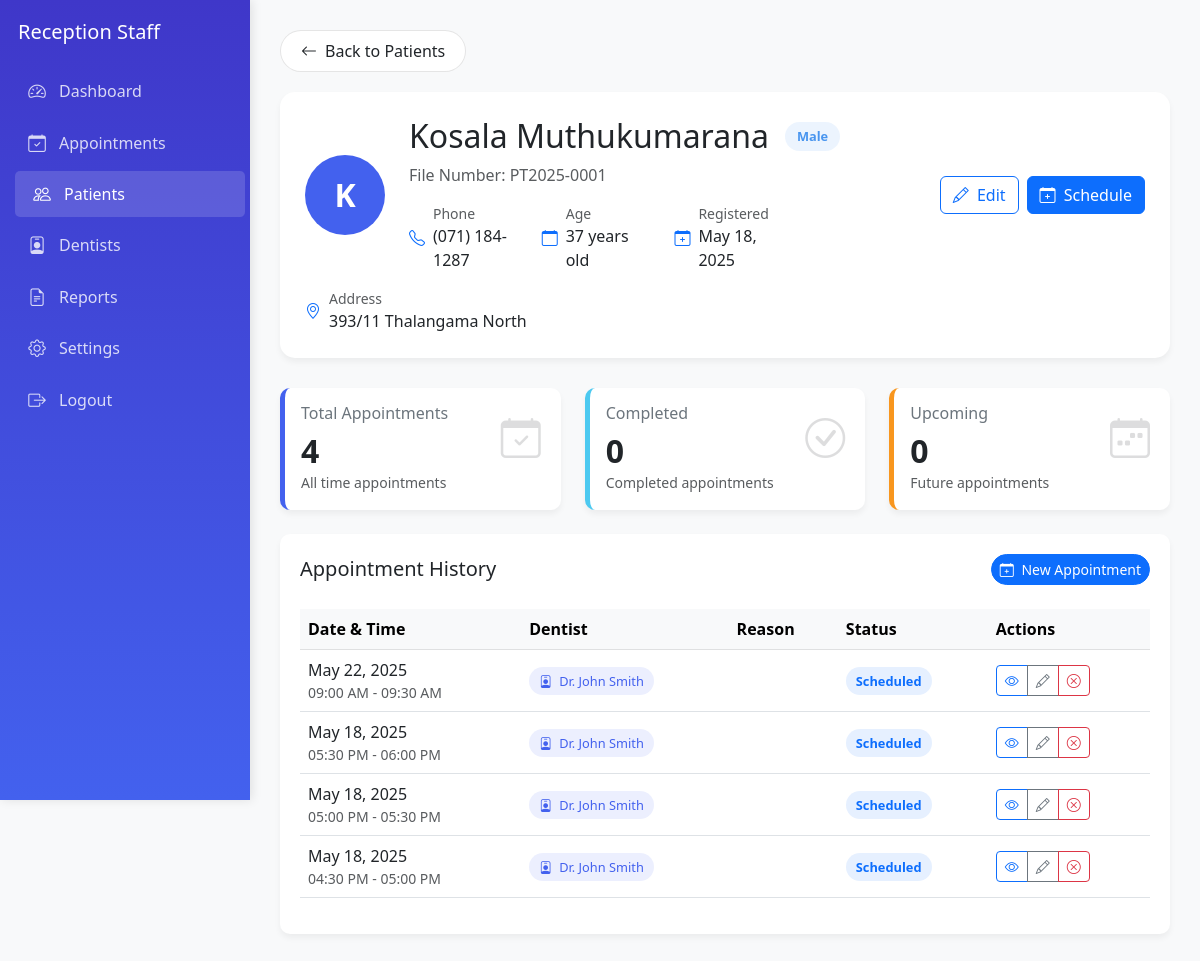
Page /DenTec/dashboard/staff/patient_profile.php?id=2 (signed in) on the committed database.
### tables this page shows
CREATE TABLE `patients` (
  `patient_id` int(11) NOT NULL,
  `file_number` varchar(20) NOT NULL,
  `photo` varchar(255) DEFAULT NULL,
  `first_name` varchar(50) NOT NULL,
  `last_name` varchar(50) NOT NULL,
  `gender` enum('Male','Female','Other') NOT NULL,
  `date_of_birth` date NOT NULL,
  `phone` varchar(20) NOT NULL,
  `email` varchar(100) DEFAULT NULL,
  `address` text DEFAULT NULL,
  `city` varchar(50) DEFAULT NULL,
  `state` varchar(50) DEFAULT NULL,
  `postal_code` varchar(20) DEFAULT NULL,
  `blood_group` varchar(5) DEFAULT NULL,
  `allergies` text DEFAULT NULL,
  `medical_history` text DEFAULT NULL,
  `created_at` timestamp NOT NULL DEFAULT current_timestamp(),
  `updated_at` timestamp NOT NULL DEFAULT current_timestamp() ON UPDATE current_timestamp()
);

CREATE TABLE `appointments` (
  `appointment_id` int(11) NOT NULL,
  `patient_id` int(11) NOT NULL,
  `dentist_id` int(11) NOT NULL,
  `scheduled_date` date NOT NULL,
  `start_time` time NOT NULL,
  `end_time` time NOT NULL,
  `status` enum('Scheduled','Completed','Canceled','No-Show') DEFAULT 'Scheduled',
  `reason` text DEFAULT NULL,
  `notes` text DEFAULT NULL,
  `created_by` int(11) NOT NULL,
  `created_at` timestamp NOT NULL DEFAULT current_timestamp(),
  `updated_at` timestamp NOT NULL DEFAULT current_timestamp() ON UPDATE current_timestamp()
);

CREATE TABLE `users` (
  `user_id` int(11) NOT NULL,
  `username` varchar(50) NOT NULL,
  `password_hash` varchar(255) NOT NULL,
  `full_name` varchar(100) NOT NULL,
  `email` varchar(100) NOT NULL,
  `role` enum('admin','dentist','staff') NOT NULL,
  `is_active` tinyint(1) DEFAULT 1,
  `last_login` datetime DEFAULT NULL,
  `created_at` timestamp NOT NULL DEFAULT current_timestamp(),
  `updated_at` timestamp NOT NULL DEFAULT current_timestamp() ON UPDATE current_timestamp()
);

### DenTec/dashboard/staff/patient_profile.php (the view, shortened to what this page needs)
<?php
include '../../includes/db_connect.php';
function executeQuery($conn, $query) {
    $result = $conn->query($query);
    return $result;
}
$patient_id = isset($_GET['id']) ? (int)$_GET['id'] : 0;
$patient_query = "SELECT * FROM patients WHERE patient_id = ?";
$stmt = $conn->prepare($patient_query);
$stmt->bind_param("i", $patient_id);
$stmt->execute();
$patient_result = $stmt->get_result();
$patient = $patient_result->fetch_assoc();
$appointments_query = "
    SELECT
        a.appointment_id,
        a.scheduled_date,
        a.start_time,
        a.end_time,
        u.full_name AS dentist_name,
        a.status,
        a.reason,
        a.created_at
    FROM appointments a
    JOIN users u ON a.dentist_id = u.user_id
    WHERE a.patient_id = ?
    ORDER BY a.scheduled_date DESC, a.start_time DESC
    LIMIT 10
";
$stmt = $conn->prepare($appointments_query);
$stmt->bind_param("i", $patient_id);
$stmt->execute();
$appointments = $stmt->get_result();
$total_appointments = executeQuery($conn, "SELECT COUNT(*) AS total FROM appointments WHERE patient_id = $patient_id");
$completed_appointments = executeQuery($conn, "SELECT COUNT(*) AS total FROM appointments WHERE patient_id = $patient_id AND status = 'Completed'");
$upcoming_appointments = executeQuery($conn, "SELECT COUNT(*) AS total FROM appointments WHERE patient_id = $patient_id AND scheduled_date > CURDATE()");
$total_appts = $total_appointments ? $total_appointments->fetch_assoc()['total'] : 0;
$completed_appts = $completed_appointments ? $completed_appointments->fetch_assoc()['total'] : 0;
$upcoming_appts = $upcoming_appointments ? $upcoming_appointments->fetch_assoc()['total'] : 0;
$dob = new DateTime($patient['date_of_birth']);
$now = new DateTime();
$age = $now->diff($dob)->y;
?>
<!DOCTYPE html>
<html lang="en">
<head>
  <link href="https://cdn.jsdelivr.net/npm/bootstrap@5.3.0/dist/css/bootstrap.min.css" rel="stylesheet" />
  <link href="https://cdn.jsdelivr.net/npm/bootstrap-icons@1.10.5/font/bootstrap-icons.css" rel="stylesheet" />
</head>
<body>
  <div class="d-flex">
    <div class="sidebar">
      <h5 class="text-white mb-4 ps-2"><?php echo htmlspecialchars($_SESSION['full_name'] ?? ''); ?></h5>
      <a href="index.php">
        <i class="bi bi-speedometer2"></i>
        <span>Dashboard</span>
      </a>
      <a href="schedule_appointment.php">
        <i class="bi bi-calendar-check"></i>
        <span>Appointments</span>
      </a>
      <a href="patient.php" class="active">
        <i class="bi bi-people"></i>
        <span>Patients</span>
      </a>
      <a href="#">
        <i class="bi bi-person-badge"></i>
        <span>Dentists</span>
      </a>
      <a href="#">
        <i class="bi bi-file-earmark-text"></i>
        <span>Reports</span>
      </a>
      <a href="#">
        <i class="bi bi-gear"></i>
        <span>Settings</span>
      </a>
      <a href="../../logout.php" class="mt-auto">
        <i class="bi bi-box-arrow-right"></i>
        <span>Logout</span>
      </a>
    </div>
    <div class="main flex-fill">
      <a href="patient.php" class="back-button">
        <i class="bi bi-arrow-left me-2"></i> Back to Patients
      </a>
      <div class="patient-info-card">
        <div class="row align-items-center">
          <div class="col-auto">
            <div class="avatar">
              <?php echo strtoupper(substr($patient['first_name'], 0, 1)); ?>
            </div>
          </div>
          <div class="col">
            <div class="d-flex align-items-center gap-3 mb-2">
              <h2 class="mb-0"><?php echo htmlspecialchars($patient['first_name'] . ' ' . $patient['last_name']); ?></h2>
              <span class="gender-badge <?php echo $patient['gender'] === 'Male' ? 'gender-male' : 'gender-female'; ?>">
                <?php echo $patient['gender']; ?>
              </span>
            </div>
            <p class="text-muted mb-3">File Number: <?php echo htmlspecialchars($patient['file_number']); ?></p>
            <div class="row g-4">
              <div class="col-md-3">
                <div class="d-flex align-items-center">
                  <i class="bi bi-telephone me-2 text-primary"></i>
                  <div>
                    <small class="text-muted d-block">Phone</small>
                    <span><?php echo htmlspecialchars($patient['phone']); ?></span>
                  </div>
                </div>
              </div>
              <div class="col-md-3">
                <div class="d-flex align-items-center">
                  <i class="bi bi-calendar me-2 text-primary"></i>
                  <div>
                    <small class="text-muted d-block">Age</small>
                    <span><?php echo $age; ?> years old</span>
                  </div>
                </div>
              </div>
              <div class="col-md-3">
                <div class="d-flex align-items-center">
                  <i class="bi bi-calendar-plus me-2 text-primary"></i>
                  <div>
                    <small class="text-muted d-block">Registered</small>
                    <span><?php echo date('M j, Y', strtotime($patient['created_at'])); ?></span>
                  </div>
                </div>
              </div>
            </div>
          </div>
          <div class="col-auto">
            <div class="d-flex gap-2">
              <a href="edit_patient.php?id=<?php echo $patient_id; ?>" class="btn btn-outline-primary">
                <i class="bi bi-pencil me-1"></i> Edit
              </a>
              <a href="schedule_appointment.php?patient_id=<?php echo $patient_id; ?>" class="btn btn-primary">
                <i class="bi bi-calendar-plus me-1"></i> Schedule
              </a>
            </div>
          </div>
        </div>
        <?php if (!empty($patient['address'])): ?>
        <div class="row mt-3">
          <div class="col-12">
            <div class="d-flex align-items-center">
              <i class="bi bi-geo-alt me-2 text-primary"></i>
              <div>
                <small class="text-muted d-block">Address</small>
                <span><?php echo htmlspecialchars($patient['address']); ?></span>
              </div>
            </div>
          </div>
        </div>
        <?php endif; ?>
      </div>
      <div class="row g-4 mb-4">
        <div class="col-md-4">
          <div class="card card-stat card-primary">
            <div class="card-body position-relative">
              <h5 class="card-title">Total Appointments</h5>
              <h2><?php echo $total_appts; ?></h2>
              <p class="text-muted mb-0"><small>All time appointments</small></p>
              <i class="bi bi-calendar-check icon"></i>
            </div>
          </div>
        </div>
        <div class="col-md-4">
          <div class="card card-stat card-success">
            <div class="card-body position-relative">
              <h5 class="card-title">Completed</h5>
              <h2><?php echo $completed_appts; ?></h2>
              <p class="text-muted mb-0"><small>Completed appointments</small></p>
              <i class="bi bi-check-circle icon"></i>
            </div>
          </div>
        </div>
        <div class="col-md-4">
          <div class="card card-stat card-warning">
            <div class="card-body position-relative">
              <h5 class="card-title">Upcoming</h5>
              <h2><?php echo $upcoming_appts; ?></h2>
              <p class="text-muted mb-0"><small>Future appointments</small></p>
              <i class="bi bi-calendar-week icon"></i>
            </div>
          </div>
        </div>
      </div>
      <div class="table-container">
        <div class="d-flex justify-content-between align-items-center mb-4">
          <h5 class="mb-0">Appointment History</h5>
          <a href="schedule_appointment.php?patient_id=<?php echo $patient_id; ?>" class="btn btn-sm btn-primary rounded-pill">
            <i class="bi bi-calendar-plus me-1"></i> New Appointment
          </a>
        </div>
        <div class="table-responsive">
          <table class="table table-hover align-middle">
            <thead class="table-light">
              <tr>
                <th>Date & Time</th>
                <th>Dentist</th>
                <th>Reason</th>
                <th>Status</th>
                <th>Actions</th>
              </tr>
            </thead>
            <tbody>
              <?php if ($appointments && $appointments->num_rows > 0): ?>
                <?php while ($appointment = $appointments->fetch_assoc()): ?>
                  <tr>
                    <td>
                      <div>
                        <span class="fw-medium"><?php echo date('M j, Y', strtotime($appointment['scheduled_date'])); ?></span>
                        <small class="text-muted d-block">
                          <?php echo date('h:i A', strtotime($appointment['start_time'])); ?> -
                          <?php echo date('h:i A', strtotime($appointment['end_time'])); ?>
                        </small>
                      </div>
                    </td>
                    <td>
                      <span class="dentist-badge">
                        <i class="bi bi-person-badge me-1"></i>
                        <?php echo htmlspecialchars($appointment['dentist_name']); ?>
                      </span>
                    </td>
                    <td><?php echo htmlspecialchars($appointment['reason'] ?? 'General Checkup'); ?></td>
                    <td>
                      <?php
                        $status_class = '';
                        if ($appointment['status'] === 'Completed') $status_class = 'status-completed';
                        elseif ($appointment['status'] === 'Scheduled') $status_class = 'status-scheduled';
                        elseif ($appointment['status'] === 'Canceled') $status_class = 'status-canceled';
                      ?>
                      <span class="status-badge <?php echo $status_class; ?>"><?php echo $appointment['status']; ?></span>
                    </td>
                    <td>
                      <div class="btn-group">
                        <a href="appointment_details.php?id=<?php echo $appointment['appointment_id']; ?>" class="btn btn-sm btn-outline-primary">
                          <i class="bi bi-eye"></i>
                        </a>
                        <?php if ($appointment['status'] === 'Scheduled'): ?>
                        <a href="edit_appointment.php?id=<?php echo $appointment['appointment_id']; ?>" class="btn btn-sm btn-outline-secondary">
                          <i class="bi bi-pencil"></i>
                        </a>
                        <a href="cancel_appointment.php?id=<?php echo $appointment['appointment_id']; ?>" class="btn btn-sm btn-outline-danger">
                          <i class="bi bi-x-circle"></i>
                        </a>
                        <?php endif; ?>
                      </div>
                    </td>
                  </tr>
                <?php endwhile; ?>
              <?php endif; ?>
            </tbody>
          </table>
        </div>
      </div>
    </div>
  </div>
</body>
</html>

### DenTec/dashboard/staff/patient_profile.php (style rules this page uses)
:root { --primary-color: #4361ee; --secondary-color: #3f37c9; --accent-color: #4895ef; --success-color: #4cc9f0; --warning-color: #f8961e; --danger-color: #f94144; --light-bg: #f8f9fa; --dark-text: #212529; --light-text: #6c757d; }
body { font-family: 'Segoe UI', sans-serif; background-color: var(--light-bg); }
.sidebar { height: 100vh; background: linear-gradient(180deg, var(--secondary-color), var(--primary-color)); color: #fff; padding: 20px 10px; position: fixed; width: 250px; box-shadow: 2px 0 10px rgba(0,0,0,0.1); z-index: 1000; }
.sidebar a { color: rgba(255,255,255,0.8); text-decoration: none; display: flex; align-items: center; padding: 10px 15px; border-radius: 5px; margin-bottom: 5px; transition: all 0.3s ease; }
.sidebar a:hover, .sidebar a.active { background-color: rgba(255,255,255,0.15); color: #fff; transform: translateX(5px); }
.sidebar i { width: 24px; text-align: center; margin-right: 10px; font-size: 1.1rem; }
.main { margin-left: 250px; padding: 30px; background-color: var(--light-bg); }
.card-stat { border-radius: 10px; border: none; box-shadow: 0 4px 6px rgba(0,0,0,0.05); transition: transform 0.3s ease, box-shadow 0.3s ease; height: 100%; }
.card-stat .card-title { font-size: 1rem; color: var(--light-text); margin-bottom: 0.5rem; }
.card-stat h2 { font-size: 2rem; font-weight: 700; margin-bottom: 0; color: var(--dark-text); }
.card-stat .icon { font-size: 2.5rem; opacity: 0.15; position: absolute; right: 20px; top: 20px; }
.card-primary { border-left: 5px solid var(--primary-color); }
.card-success { border-left: 5px solid var(--success-color); }
.card-warning { border-left: 5px solid var(--warning-color); }
.table-container { background: white; border-radius: 10px; box-shadow: 0 4px 6px rgba(0,0,0,0.05); padding: 20px; margin-bottom: 30px; }
.status-badge { padding: 5px 10px; border-radius: 20px; font-size: 0.8rem; font-weight: 600; }
.status-scheduled { background-color: rgba(13, 110, 253, 0.1); color: #0d6efd; }
.avatar { width: 80px; height: 80px; display: flex; align-items: center; justify-content: center; border-radius: 50%; font-weight: 600; background-color: var(--primary-color); color: white; font-size: 2rem; }
.patient-info-card { background: white; border-radius: 15px; box-shadow: 0 4px 6px rgba(0,0,0,0.05); padding: 25px; margin-bottom: 30px; }
.gender-badge { padding: 5px 12px; border-radius: 20px; font-size: 0.8rem; font-weight: 600; }
.gender-male { background-color: rgba(73, 149, 239, 0.1); color: #4995ef; }
.dentist-badge { padding: 5px 10px; border-radius: 20px; font-size: 0.8rem; background-color: rgba(67, 97, 238, 0.1); color: var(--primary-color); }
.back-button { background: rgba(255,255,255,0.9); border: 1px solid rgba(0,0,0,0.1); border-radius: 50px; padding: 8px 20px; text-decoration: none; color: var(--dark-text); display: inline-flex; align-items: center; transition: all 0.3s; margin-bottom: 20px; }

### rows in the picture
patients: first_name "K", first_name+last_name "Kosala Muthukumarana", gender "Male", file_number "PT2025-0001", phone "(071) 184-1287", created_at "May 18, 2025", address "393/11 Thalangama North"
appointments: scheduled_date "May 22, 2025", start_time "09:00 AM", end_time "09:30 AM", dentist.full_name "Dr. John Smith", status "Scheduled"
appointments: scheduled_date "May 18, 2025", start_time "05:30 PM", end_time "06:00 PM", dentist.full_name "Dr. John Smith", status "Scheduled"
appointments: scheduled_date "May 18, 2025", start_time "05:00 PM", end_time "05:30 PM", dentist.full_name "Dr. John Smith", status "Scheduled"
appointments: scheduled_date "May 18, 2025", start_time "04:30 PM", end_time "05:00 PM", dentist.full_name "Dr. John Smith", status "Scheduled"

### other values in the picture
$_SESSION['full_name'] "Reception Staff"
$total_appts "4"
$completed_appts "0"
$upcoming_appts "0"
